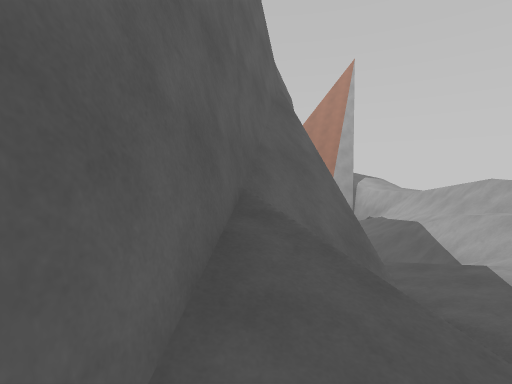
view 1 (above)

19 first-person views from a walk through a scene from a Unity 3-D project. The camera is 1.3 m above the floor, tilts 4° down and sees 85° across. The floor is counted in squares, 1 m on a side. Each view is taken from the middle of a square. On the plan, view 1 faces up. The plan holds only what a view shows up to about 13 squares ahead; the rest is blank. The place goes on beyond the plan. The player character is not drawn.

view 2
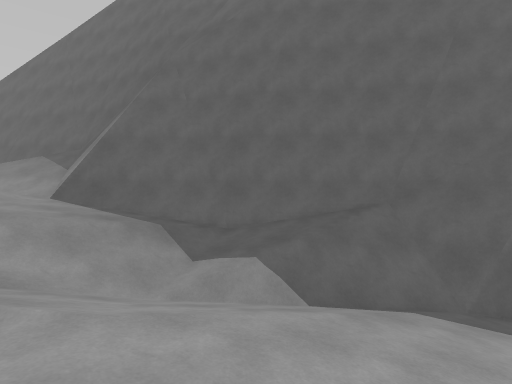

view 3
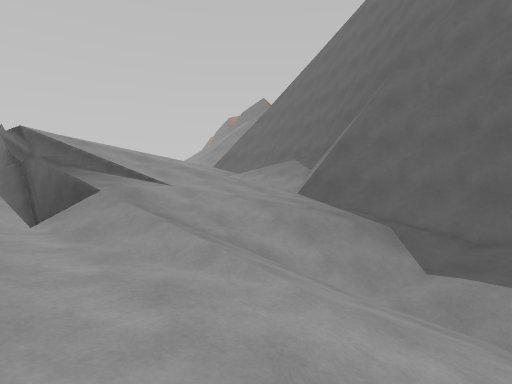

view 4
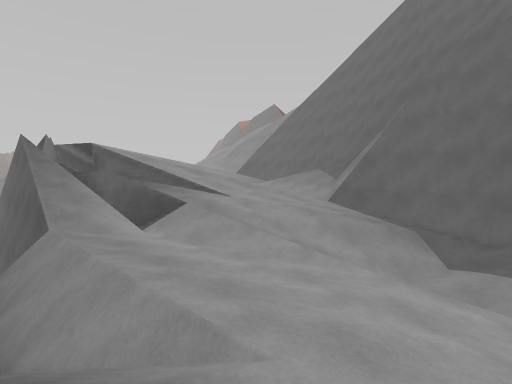

view 5
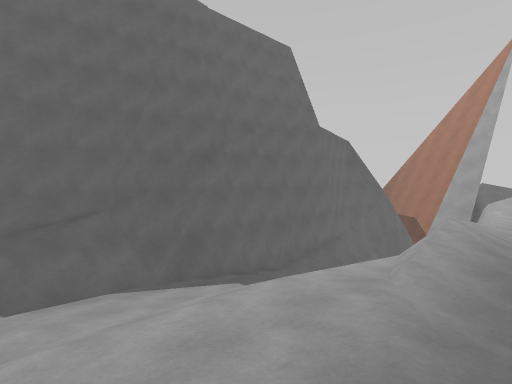

view 6
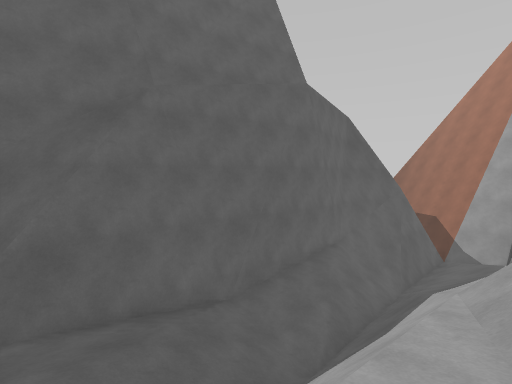

view 7
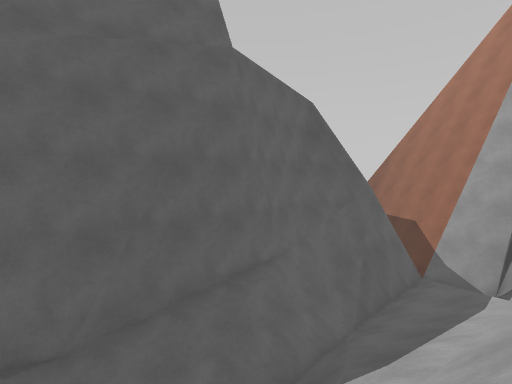

view 8
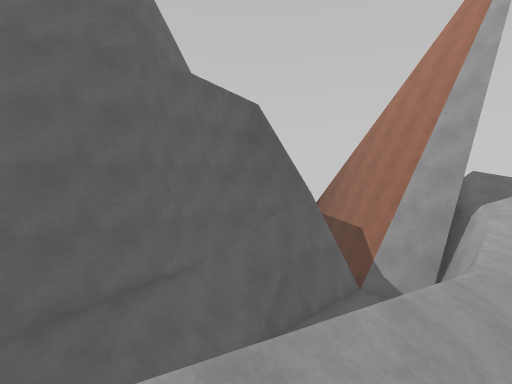

view 9
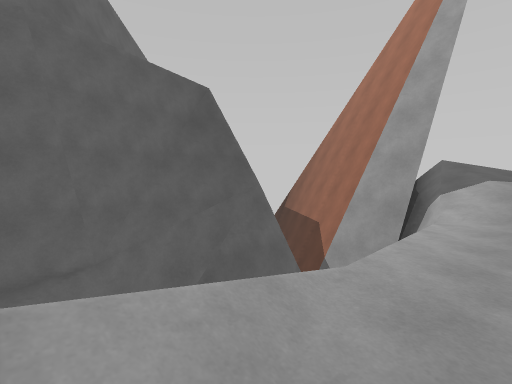

view 10
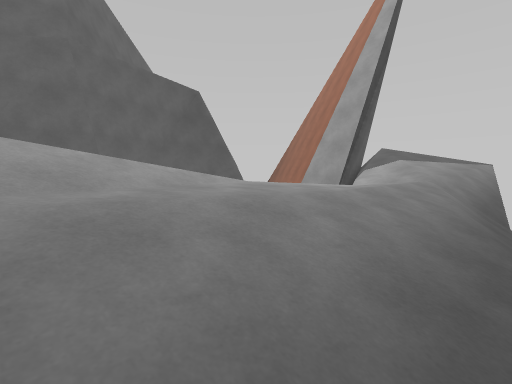

view 11
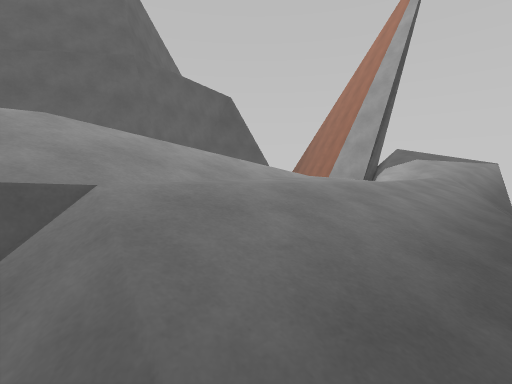

view 12
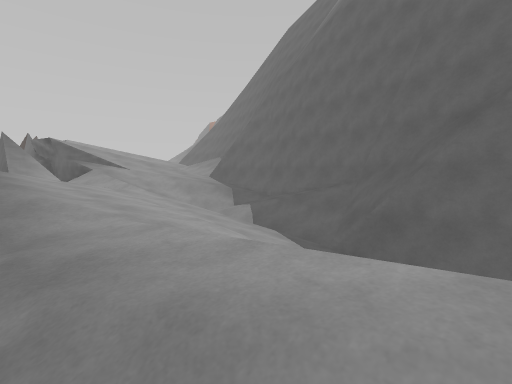

view 13
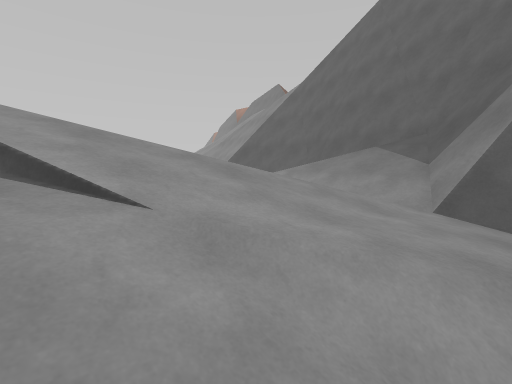

view 14
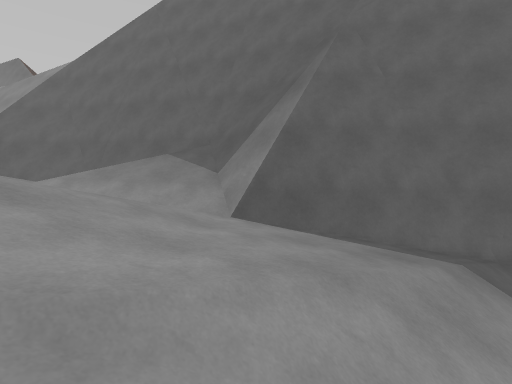

view 15
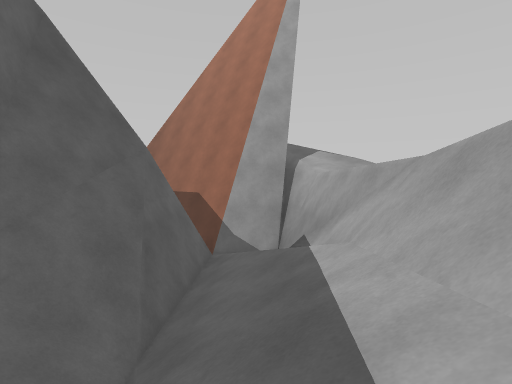

view 16
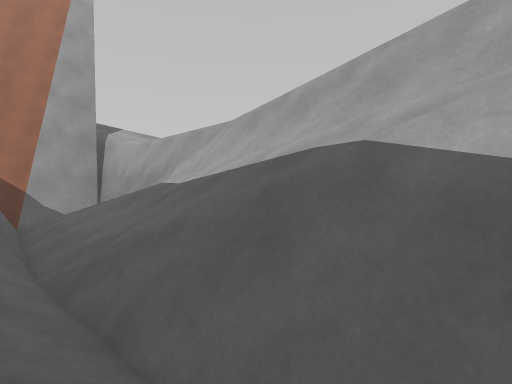

view 17
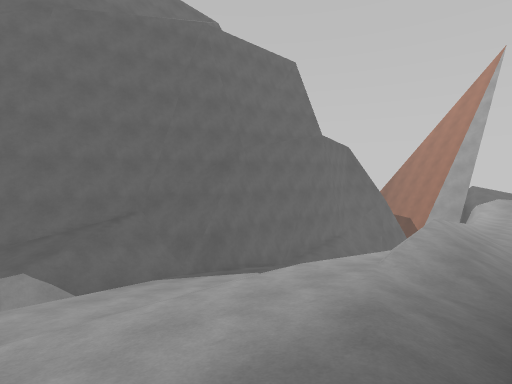

view 18
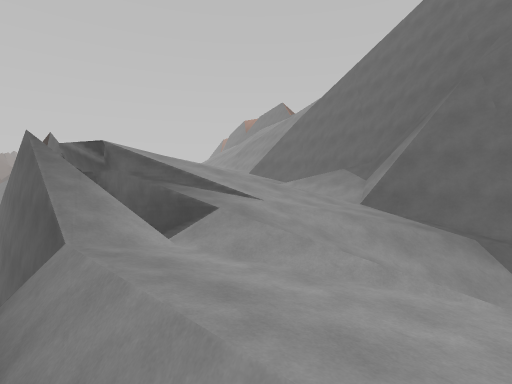

view 19
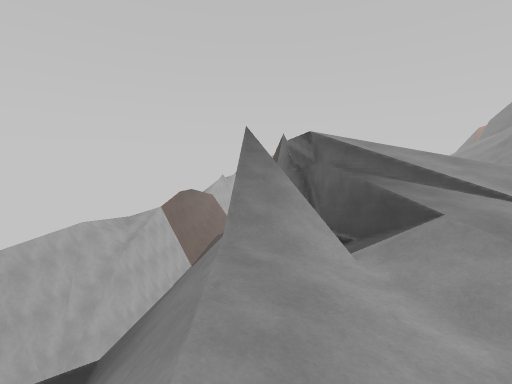

### Floor plan
Key: @ floor where view 1 was taken; # wall or solid block; . main floor; : floor 0.75 m higher than the main floor; - floor 0.75 m lower than the main floor; + floor 1.5 m higher than the main floor; _ floor 1.5 m lower than the main floor; * floor 2.5 m higher than the main floor; < floor 2.5 m lower than the main floor; % floor 3.25 m higher than the main floor; ( floor 3.25 m lower than the main floor; / step, stairs or slope; = window, fence, low wall or low ledge; v drop or lower ground.
Columns run from 6 left of view 1 to 18 right of it. Each row starts with its distance up from view 1.
 29             #####v//////
 28          ##v#=/ =#....//
 27          ##v#=//=#....//
 26          ##/#=///#....//v
 25          #=/#=// #v...-/v
 24          #=/==///=v...-/v
 23          #=/=#///=v...--v
 22      vv  #=//////==...--v
 21       v  ##//////==...--v
 20       vv #///////==...--v
 19        v #<//////=#...--v
 18        v #<//////= /..--_
 17        v #<(/////= /..--_
 16        v #<(/////=//..--_
 15       vv #(((///##///.--_
 14       vv #(((///#=///.--_
 13       v  #////#///:// ///
 12       v  #////=#//://
 11       v  #////=#//::/v
 10      vv  #/////= //:/v
  9      vv  #/////= ./:/v
  8      v####//// =v./:.v
  7       ####////  /./:.v
  6      ##===//////..::.v
  5      ##/////////.::::v
  4      #://///////.::::v
  3      #:///////./:::++v
  2      #..//////./:::+++
  1      #..//////.//::++
  0      #@../////../:+++
 -1      #.../////.:/:++ +
 -2      #///-////::::+//
 -3      #.///////::::+//
 -4      #..///////:::+v/
 -5      #::///////:::+=/
 -6      #:::///////::+v=
 -7     ##:::+//////::+v=
 -8  #####+++++/////::+v=#
 -9 ###==#/++++//////:+v#=v
-10 ##////+/////+++////vv=v
-11 #=//// +/////++/=//v
-12 #=////   /////*/ //v
-13 #  //     %///*v v/v

Where each view was taken, in squares from view 1:
view 1: 0 up, 0 right, facing up
view 2: 0 up, 11 right, facing left
view 3: 0 up, 11 right, facing down-left
view 4: 0 up, 14 right, facing down-left
view 5: 1 up, 14 right, facing up-left
view 6: 7 up, 11 right, facing up-left
view 7: 12 up, 11 right, facing up-left
view 8: 15 up, 13 right, facing up-left
view 9: 18 up, 14 right, facing up-left
view 10: 16 up, 18 right, facing up-left
view 11: 13 up, 18 right, facing up-left
view 12: 12 up, 14 right, facing down-left
view 13: 7 down, 7 right, facing down-left
view 14: 8 down, 7 right, facing left
view 15: 16 up, 9 right, facing up
view 16: 14 up, 6 right, facing up-right
view 17: 1 down, 15 right, facing up-left
view 18: 2 down, 14 right, facing down-left
view 19: 4 down, 12 right, facing down
